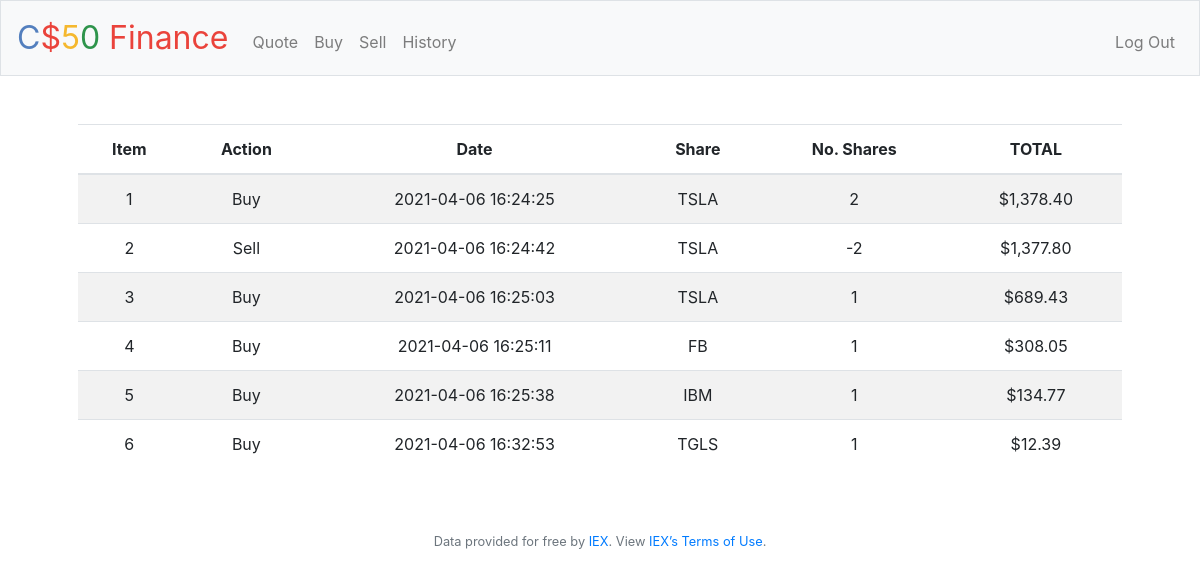
Page /history (signed in) on the earlier database version.
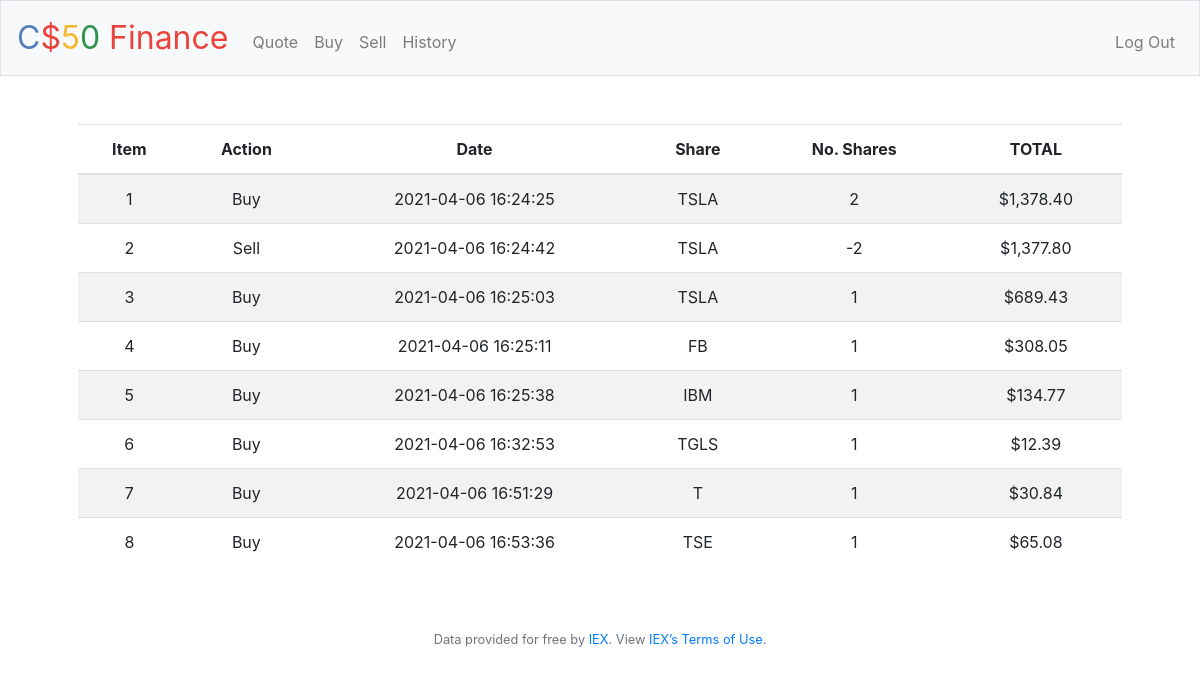
Same page on the later database version.
### tables this page shows
CREATE TABLE transactions (
id INTEGER, 
user_id INTEGER NOT NULL,
action INTEGER NOT NULL,
date DATETIME NOT NULL,
share TEXT NOT NULL,
no_shares INTEGER NOT NULL,
value DECIMAL NOT NULL,
PRIMARY KEY(id),
FOREIGN KEY(user_id) REFERENCES users(id));

### application.py (the view)
@app.route("/history")
@login_required
def history():
    historic = db.execute("SELECT id, action, date, share, no_shares, value FROM transactions WHERE user_id = ?", session["user_id"])
    return render_template("history.html", historic=historic)

### application.py (called while the page is built)
@app.after_request
def after_request(response):
    response.headers["Cache-Control"] = "no-cache, no-store, must-revalidate"
    response.headers["Expires"] = 0
    response.headers["Pragma"] = "no-cache"
    return response

### helpers.py (called while the page is built)
def login_required(f):
    @wraps(f)
    def decorated_function(*args, **kwargs):
        if session.get("user_id") is None:
            return redirect("/login")
        return f(*args, **kwargs)
    return decorated_function

def usd(value):
    return f"${value:,.2f}"

### templates/history.html (shortened to what this page needs)
{% extends "layout.html" %}
{% block main %}
    <div class="form-group">
        <table class="table table-striped">
            <thead>
                <tr>
                    <th scope="col">Item</th>
                    <th scope="col">Action</th>
                    <th scope="col">Date</th>
                    <th scope="col">Share</th>
                    <th scope="col">No. Shares</th>
                    <th scope="col">TOTAL</th>
                </tr>
            </thead>
            <tbody>
                {% for row in historic %}
                    <tr>
                        <td>{{ row.id }}</td>
                        <td>{{ row.action }}</td>
                        <td>{{ row.date }}</td>
                        <td>{{ row.share }}</td>
                        <td>{{ row.no_shares }}</td>
                        <td>{{ row.value | usd }}</td>
                    </tr>
                {% endfor %}
            </tbody>
        </table>
    </div>
{% endblock %}

### templates/layout.html (shortened to what this page needs)
<!DOCTYPE html>
<html lang="en">
    <head>
        <link rel="stylesheet" href="https://cdn.jsdelivr.net/npm/bootstrap@4.5.3/dist/css/bootstrap.min.css">
        <link href="/static/styles.css" rel="stylesheet">
    </head>
    <body>
        <nav class="navbar navbar-expand-md navbar-light bg-light border">
            <a class="navbar-brand" href="/"><span class="blue">C</span><span class="red">$</span><span class="yellow">5</span><span class="green">0</span> <span class="red">Finance</span></a>
            <div class="collapse navbar-collapse" id="navbar">
                {% if session.user_id %}
                    <ul class="navbar-nav mr-auto mt-2">
                        <li class="nav-item"><a class="nav-link" href="/quote">Quote</a></li>
                        <li class="nav-item"><a class="nav-link" href="/buy">Buy</a></li>
                        <li class="nav-item"><a class="nav-link" href="/sell">Sell</a></li>
                        <li class="nav-item"><a class="nav-link" href="/history">History</a></li>
                    </ul>
                    <ul class="navbar-nav ml-auto mt-2">
                        <li class="nav-item"><a class="nav-link" href="/logout">Log Out</a></li>
                    </ul>
                {% else %}
                    <ul class="navbar-nav ml-auto mt-2">
                        <li class="nav-item"><a class="nav-link" href="/register">Register</a></li>
                        <li class="nav-item"><a class="nav-link" href="/login">Log In</a></li>
                    </ul>
                {% endif %}
            </div>
        </nav>
        <main class="container p-5">
            {% block main %}{% endblock %}
        </main>
        <footer class="small text-center text-muted">
            Data provided for free by <a href="https://iextrading.com/developer">IEX</a>. View <a href="https://iextrading.com/api-exhibit-a/">IEX’s Terms of Use</a>.
        </footer>
    </body>
</html>

### static/styles.css (style rules this page uses)
nav .navbar-brand { font-size: xx-large; }
nav .navbar-brand .blue { color: #537fbe; }
nav .navbar-brand .red { color: #ea433b; }
nav .navbar-brand .yellow { color: #f5b82e; }
nav .navbar-brand .green { color: #2e944b; }
main { overflow-x: auto; text-align: center; }

Differences in the rows shown:
added transactions: id "7", action "Buy", date "2021-04-06 16:51:29", share "T", no_shares "1", value "$30.84"
added transactions: id "8", action "Buy", date "2021-04-06 16:53:36", share "TSE", no_shares "1", value "$65.08"
